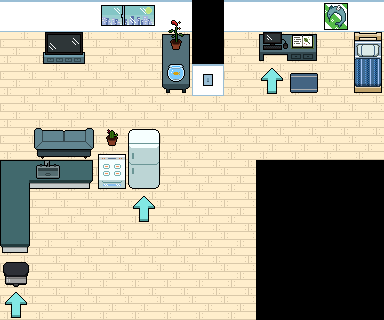

A 2D game scene composited from a Tiled map and its tileset images. What follows is a short description and the map's XML, with each tile layer's data collapsed to a summary:
An orthogonal 12x10 tile map with 32x32 px tiles, 5 tile layers (floor, wall, object, decor, ...), 1 hidden layer not drawn.

<map version="1.2" tiledversion="1.2.3" orientation="orthogonal" renderorder="right-down" width="12" height="10" tilewidth="32" tileheight="32" infinite="0" nextlayerid="8" nextobjectid="1">
 <tileset firstgid="1" name="house" tilewidth="32" tileheight="32" tilecount="64" columns="8">
  <image source="../sprite/house.png" width="256" height="256" />
 </tileset>
 <layer id="1" name="floor" width="12" height="10">
  <data>[120 cells, 86 non-empty, 1 distinct tile ids]</data>
 </layer>
 <layer id="2" name="wall" width="12" height="10">
  <data>[120 cells, 34 non-empty, 3 distinct tile ids]</data>
 </layer>
 <layer id="3" name="object" width="12" height="10">
  <data>[120 cells, 21 non-empty, 21 distinct tile ids]</data>
 </layer>
 <layer id="4" name="decor" width="12" height="10">
  <data>[120 cells, 11 non-empty, 11 distinct tile ids]</data>
 </layer>
 <layer id="7" name="shadow" width="12" height="10" visible="0">
  <data>[120 cells, 98 non-empty, 1 distinct tile ids]</data>
 </layer>
 <layer id="5" name="arrow" width="12" height="10">
  <data>[120 cells, 3 non-empty, 1 distinct tile ids]</data>
 </layer>
</map>